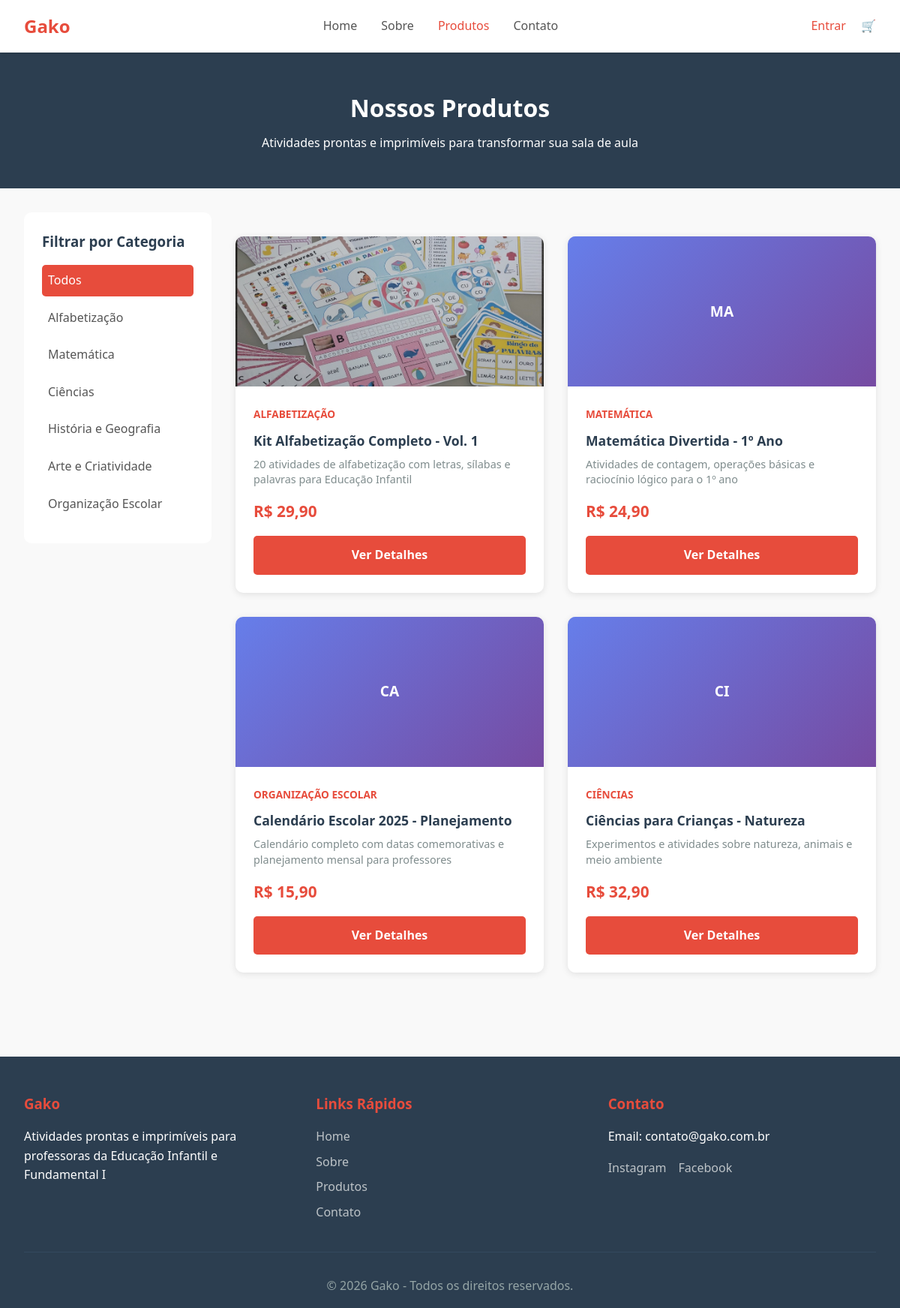
/produtos.php, run on the app's committed database.
### tables this page shows
CREATE TABLE `categorias` (
  `id` int(11) NOT NULL,
  `nome` varchar(100) NOT NULL,
  `slug` varchar(100) NOT NULL,
  `descricao` text DEFAULT NULL,
  `ordem` int(11) DEFAULT 0,
  `ativo` tinyint(1) DEFAULT 1,
  `created_at` timestamp NOT NULL DEFAULT current_timestamp()
);

CREATE TABLE `produtos` (
  `id` int(11) NOT NULL,
  `nome` varchar(200) NOT NULL,
  `slug` varchar(200) NOT NULL,
  `descricao_curta` varchar(255) DEFAULT NULL,
  `descricao_completa` text DEFAULT NULL,
  `preco` decimal(10,2) NOT NULL,
  `preco_promocional` decimal(10,2) DEFAULT NULL,
  `categoria_id` int(11) DEFAULT NULL,
  `imagem_capa` varchar(255) DEFAULT NULL,
  `arquivo_digital` varchar(255) DEFAULT NULL,
  `paginas` int(11) DEFAULT NULL,
  `serie` varchar(50) DEFAULT NULL,
  `tags` varchar(255) DEFAULT NULL,
  `destaque` tinyint(1) DEFAULT 0,
  `ativo` tinyint(1) DEFAULT 1,
  `visualizacoes` int(11) DEFAULT 0,
  `vendas` int(11) DEFAULT 0,
  `created_at` timestamp NOT NULL DEFAULT current_timestamp(),
  `updated_at` timestamp NOT NULL DEFAULT current_timestamp() ON UPDATE current_timestamp()
);

### includes/config.php (called while the page is built, shortened)
<?php
function formatarPreco($valor) {
    return 'R$ ' . number_format($valor, 2, ',', '.');
}
?>

### produtos.php (the view, shortened to what this page needs)
<?php
include 'includes/header.php';
$categorias = $pdo->query("SELECT * FROM categorias WHERE ativo = 1 ORDER BY ordem, nome")->fetchAll();
$categoriaFiltro = isset($_GET['categoria']) ? $_GET['categoria'] : '';
if ($categoriaFiltro) {
    $stmt = $pdo->prepare("
        SELECT p.*, c.nome as categoria_nome, c.slug as categoria_slug
        FROM produtos p
        LEFT JOIN categorias c ON p.categoria_id = c.id
        WHERE p.ativo = 1 AND c.slug = ?
        ORDER BY p.destaque DESC, p.created_at DESC
    ");
    $stmt->execute([$categoriaFiltro]);
} else {
    $stmt = $pdo->query("
        SELECT p.*, c.nome as categoria_nome, c.slug as categoria_slug
        FROM produtos p
        LEFT JOIN categorias c ON p.categoria_id = c.id
        WHERE p.ativo = 1
        ORDER BY p.destaque DESC, p.created_at DESC
    ");
}
$produtos = $stmt->fetchAll();
?>
<section class="page-header">
    <h1>Nossos Produtos</h1>
    <p>Atividades prontas e imprimíveis para transformar sua sala de aula</p>
</section>
<section class="produtos-section" style="display: grid; grid-template-columns: 250px 1fr; gap: 2rem; max-width: 1200px; margin: 0 auto; padding: 2rem;">
    <aside class="filtros" style="background: white; padding: 1.5rem; border-radius: 10px; height: fit-content;">
        <h3 style="margin-bottom: 1rem; color: #2c3e50;">Filtrar por Categoria</h3>
        <ul style="list-style: none; padding: 0;">
            <li style="margin: 0.5rem 0;">
                <a href="produtos.php"
                   style="display: block; padding: 0.5rem; border-radius: 5px; text-decoration: none; color: <?php echo $categoriaFiltro == '' ? 'white' : '#555'; ?>; background: <?php echo $categoriaFiltro == '' ? '#e74c3c' : 'transparent'; ?>;">
                    Todos
                </a>
            </li>
            <?php foreach ($categorias as $cat): ?>
                <li style="margin: 0.5rem 0;">
                    <a href="?categoria=<?php echo $cat['slug']; ?>"
                       style="display: block; padding: 0.5rem; border-radius: 5px; text-decoration: none; color: <?php echo $categoriaFiltro == $cat['slug'] ? 'white' : '#555'; ?>; background: <?php echo $categoriaFiltro == $cat['slug'] ? '#e74c3c' : 'transparent'; ?>;">
                        <?php echo htmlspecialchars($cat['nome']); ?>
                    </a>
                </li>
            <?php endforeach; ?>
        </ul>
    </aside>
    <div class="produtos-grid" style="display: grid; grid-template-columns: repeat(auto-fill, minmax(280px, 1fr)); gap: 2rem;">
        <?php if (empty($produtos)): ?>
            <div style="grid-column: 1 / -1; text-align: center; padding: 3rem; color: #7f8c8d;">
                <p>Nenhum produto encontrado nesta categoria.</p>
                <a href="produtos.php" class="btn-primary" style="margin-top: 1rem; display: inline-block;">Ver Todos</a>
            </div>
        <?php else: ?>
            <?php foreach($produtos as $produto): ?>
                <div class="product-card" style="background: white; border-radius: 10px; overflow: hidden; box-shadow: 0 2px 10px rgba(0,0,0,0.1); transition: transform 0.3s;">
                    <div class="product-image" style="height: 200px; overflow: hidden; position: relative;">
                        <?php if (!empty($produto['imagem_capa'])): ?>
                            <img src="<?php echo UPLOAD_URL . $produto['imagem_capa']; ?>"
                                 alt="<?php echo htmlspecialchars($produto['nome']); ?>"
                                 style="width: 100%; height: 100%; object-fit: cover; transition: transform 0.3s;">
                        <?php else: ?>
                            <div style="width: 100%; height: 100%; background: linear-gradient(135deg, #667eea 0%, #764ba2 100%); display: flex; align-items: center; justify-content: center; color: white; font-weight: bold; font-size: 1.2rem;">
                                <?php echo strtoupper(substr($produto['nome'], 0, 2)); ?>
                            </div>
                        <?php endif; ?>
                    </div>
                    <div class="product-info" style="padding: 1.5rem;">
                        <span class="category" style="color: #e74c3c; font-size: 0.85rem; font-weight: bold; text-transform: uppercase;">
                            <?php echo $produto['categoria_nome'] ?? 'Sem categoria'; ?>
                        </span>
                        <h3 style="margin: 0.5rem 0; color: #2c3e50; font-size: 1.1rem;">
                            <?php echo htmlspecialchars($produto['nome']); ?>
                        </h3>
                        <p style="color: #7f8c8d; font-size: 0.9rem; margin-bottom: 1rem; line-height: 1.4;">
                            <?php echo htmlspecialchars($produto['descricao_curta'] ?? 'Sem descrição'); ?>
                        </p>
                        <div class="product-footer" style="display: flex; justify-content: space-between; align-items: center; margin-top: auto;">
                            <span class="price" style="font-size: 1.3rem; font-weight: bold; color: #e74c3c;">
                                <?php
                                $preco = $produto['preco_promocional'] > 0 ? $produto['preco_promocional'] : $produto['preco'];
                                echo formatarPreco($preco);
                                ?>
                            </span>
                        </div>
                        <a href="produto.php?id=<?php echo $produto['id']; ?>"
                           class="btn-primary"
                           style="display: block; text-align: center; margin-top: 1rem; padding: 0.8rem;">
                            Ver Detalhes
                        </a>
                    </div>
                </div>
            <?php endforeach; ?>
        <?php endif; ?>
    </div>
</section>
<?php include 'includes/footer.php'; ?>

### css/style.css (style rules this page uses)
* { margin: 0; padding: 0; box-sizing: border-box; }
body { font-family: 'Segoe UI', Tahoma, Geneva, Verdana, sans-serif; line-height: 1.6; color: #333; background-color: #f9f9f9; }
a { text-decoration: none; color: inherit; }
.btn-primary { display: inline-block; background-color: #e74c3c; color: white; padding: 0.8rem 2rem; border-radius: 5px; font-weight: bold; transition: background-color 0.3s; border: none; cursor: pointer; }
section { padding: 3rem 2rem; max-width: 1200px; margin: 0 auto; }
.page-header { background-color: #2c3e50; color: white; text-align: center; padding: 3rem 2rem; }
.page-header h1 { font-size: 2rem; margin-bottom: 0.5rem; }
.products-grid, .produtos-grid { display: grid; grid-template-columns: repeat(auto-fill, minmax(280px, 1fr)); gap: 2rem; margin: 2rem 0; }
.product-card { background: white; border-radius: 8px; overflow: hidden; box-shadow: 0 2px 10px rgba(0,0,0,0.1); transition: transform 0.3s; }
.product-image, .placeholder-img { height: 200px; background-color: #e0e0e0; display: flex; align-items: center; justify-content: center; color: #666; }
.product-info { padding: 1.5rem; }
.category { color: #e74c3c; font-size: 0.85rem; font-weight: bold; text-transform: uppercase; }
.product-info h3 { margin: 0.5rem 0; color: #2c3e50; }
.price { font-size: 1.3rem; color: #e74c3c; font-weight: bold; }
.product-footer { display: flex; justify-content: space-between; align-items: center; margin-top: 1rem; }
.produtos-section { display: grid; grid-template-columns: 250px 1fr; gap: 2rem; }
.filtros { background: white; padding: 1.5rem; border-radius: 8px; height: fit-content; }
.filtros ul { list-style: none; margin-top: 1rem; }
.filtros li { margin: 0.5rem 0; }
.filtros a { color: #555; display: block; padding: 0.3rem 0; }

### data on the page
categorias: nome "Alfabetização"
categorias: nome "Matemática"
categorias: nome "Ciências"
categorias: nome "História e Geografia"
categorias: nome "Arte e Criatividade"
categorias: nome "Organização Escolar"
produtos: imagem_capa (picture), categoria.nome "ALFABETIZAÇÃO", nome "Kit Alfabetização Completo - Vol. 1", descricao_curta "20 atividades de alfabetização com letras, sílabas e palavras para Educação Infantil", formatarPreco($preco) "R$ 29,90"
produtos: nome "MA", categoria.nome "MATEMÁTICA", nome "Matemática Divertida - 1º Ano", descricao_curta "Atividades de contagem, operações básicas e raciocínio lógico para o 1º ano", formatarPreco($preco) "R$ 24,90"
produtos: nome "CA", categoria.nome "ORGANIZAÇÃO ESCOLAR", nome "Calendário Escolar 2025 - Planejamento", descricao_curta "Calendário completo com datas comemorativas e planejamento mensal para professores", formatarPreco($preco) "R$ 15,90"
produtos: nome "CI", categoria.nome "CIÊNCIAS", nome "Ciências para Crianças - Natureza", descricao_curta "Experimentos e atividades sobre natureza, animais e meio ambiente", formatarPreco($preco) "R$ 32,90"
